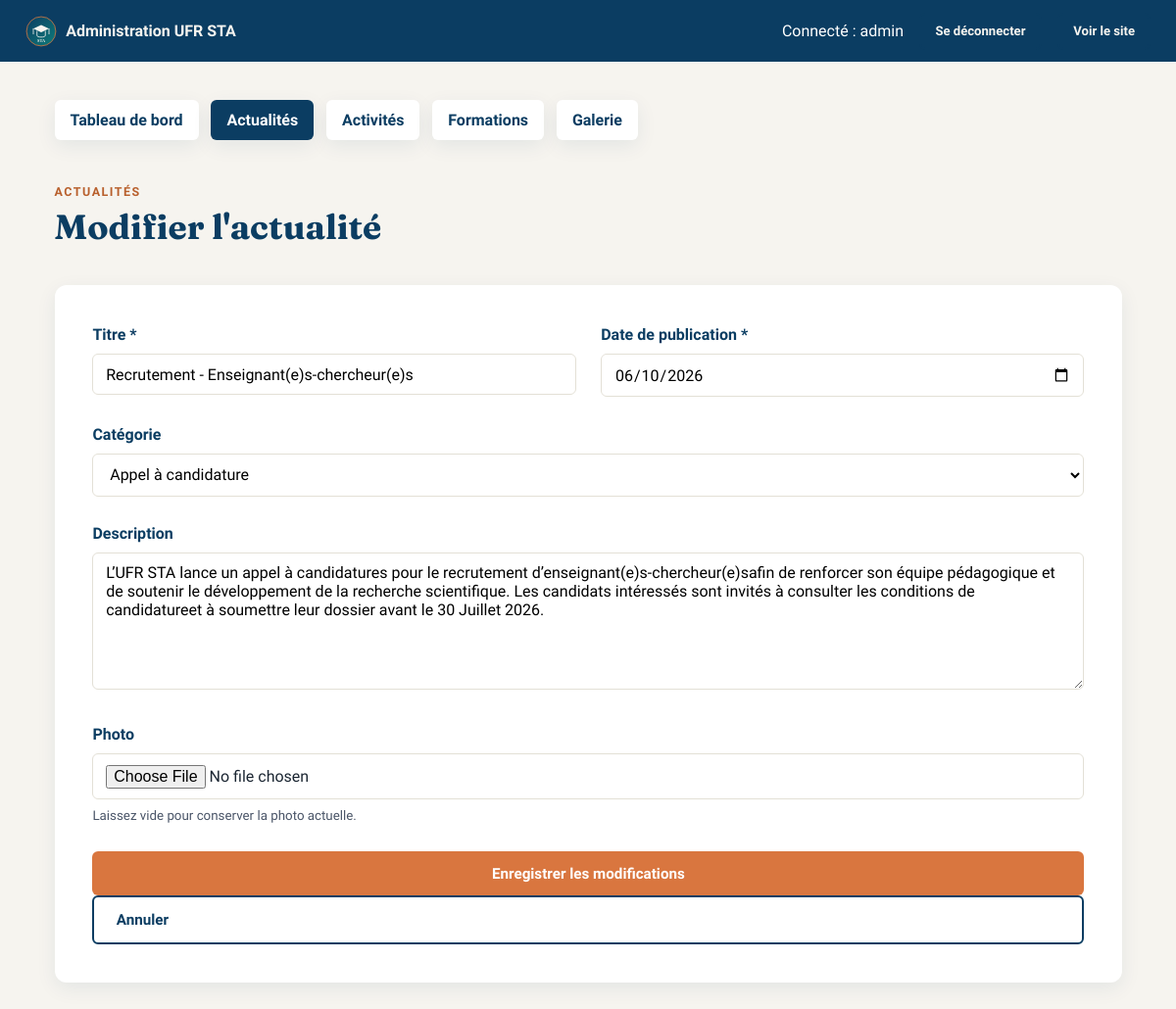
/admin/actualites/modifier/1 (signed in), run on the app's committed database.
### tables this page shows
CREATE TABLE actualites (
    id                INTEGER PRIMARY KEY AUTOINCREMENT,
    titre             TEXT NOT NULL,
    date_publication  TEXT NOT NULL,
    description       TEXT,
    photo             TEXT,
    categorie         TEXT DEFAULT 'actualite'
);

### backend/app.py (the view, shortened to what this page needs)
@app.route("/admin/actualites/modifier/<int:actu_id>", methods=["GET", "POST"])
@login_required
def admin_actualite_modifier(actu_id):
    actu = query_db("SELECT * FROM actualites WHERE id = ?", (actu_id,), one=True)
    if actu is None:
        abort(404)
    return render_template("admin/actualite_form.html", actualite=actu)

### backend/app.py (called while the page is built)
def get_db():
    if "db" not in g:
        g.db = sqlite3.connect(app.config["DATABASE"])
        g.db.row_factory = sqlite3.Row
        g.db.execute("PRAGMA foreign_keys = ON")
    return g.db

def query_db(query, args=(), one=False):
    cur = get_db().execute(query, args)
    rows = cur.fetchall()
    cur.close()
    return (rows[0] if rows else None) if one else rows

def login_required(view):
    @wraps(view)
    def wrapped(*args, **kwargs):
        if not session.get("admin_logged_in"):
            flash("Veuillez vous connecter pour acceder a l'administration.", "error")
            return redirect(url_for("admin_login"))
        return view(*args, **kwargs)
    return wrapped

@app.context_processor
def inject_globals():
    ticker_items = query_db(
        "SELECT id, titre FROM actualites ORDER BY date_publication DESC LIMIT 6"
    )
    return {
        "current_year": datetime.now().year,
        "nom_ufr": "UFR Sciences et Technologies Avancées (STA)",
        "ticker_items": ticker_items,
    }

### templates/admin/actualite_form.html (shortened to what this page needs)
{% extends "admin/base.html" %}
{% block content %}
<div class="section-header">
  <span class="eyebrow">Actualités</span>
  <h2>{{ "Modifier l'actualité" if actualite else 'Ajouter une actualité' }}</h2>
</div>
<form method="POST" enctype="multipart/form-data" class="card card--padded">
  <div class="form-grid form-grid--2">
    <div class="form-field">
      <label for="titre">Titre *</label>
      <input type="text" id="titre" name="titre" required value="{{ actualite['titre'] if actualite else '' }}">
    </div>
    <div class="form-field">
      <label for="date_publication">Date de publication *</label>
      <input type="date" id="date_publication" name="date_publication" required
             value="{{ actualite['date_publication'] if actualite else '' }}">
    </div>
  </div>
  <div class="form-field">
    <label for="categorie">Catégorie</label>
    <select id="categorie" name="categorie">
      {% set cat = actualite['categorie'] if actualite else 'actualite' %}
      <option value="appel" {% if cat=='appel' %}selected{% endif %}>Appel à candidature</option>
    </select>
  </div>
  <div class="form-field">
    <label for="description">Description</label>
    <textarea id="description" name="description">{{ actualite['description'] if actualite else '' }}</textarea>
  </div>
  <div class="form-field">
    <label for="photo">Photo</label>
    <input type="file" id="photo" name="photo" accept="image/*">
    <small>
      {% if actualite %}Laissez vide pour conserver la photo actuelle.{% else %}Format JPG, PNG ou WEBP, 5 Mo maximum.{% endif %}
    </small>
  </div>
  <button type="submit" class="btn btn--primary">{{ "Enregistrer les modifications" if actualite else "Publier l'actualité" }}</button>
  <a class="btn btn--ghost" href="{{ url_for('admin_actualites') }}">Annuler</a>
</form>
{% endblock %}

### static/css/style.css (style rules this page uses)
:root { --color-navy: #0b3d62; --color-navy-dark: #082b46; --color-teal: #0e7c7b; --color-terracotta: #d9763f; --color-terracotta-dark: #b85f2c; --color-cream: #f6f4ef; --color-cream-dark: #efebe2; --color-ink: #1c2733; --color-ink-soft: #4a5568; --color-white: #ffffff; --color-line: #e3e0d6; --color-success: #1f7a4d; --color-error: #b3261e; --font-display: "Fraunces", Georgia, "Times New Roman", serif; --font-body: "Source Sans 3", "Segoe UI", Arial, sans-serif; --space-xs: 0.4rem; --space-sm: 0.8rem; --space-md: 1.6rem; --space-lg: 2.4rem; --space-xl: 4rem; --space-2xl: 6rem; --container-width: 1140px; --radius-sm: 6px; --radius-md: 12px; --shadow-card: 0 6px 20px rgba(11, 61, 98, 0.08); --shadow-card-hover: 0 12px 28px rgba(11, 61, 98, 0.14); }
*, *::before, *::after { box-sizing: border-box; }
html { scroll-behavior: smooth; }
body { margin: 0; font-family: var(--font-body); color: var(--color-ink); background: var(--color-cream); line-height: 1.6; -webkit-font-smoothing: antialiased; }
a { color: var(--color-teal); text-decoration: none; }
h1, h2, h3, h4 { font-family: var(--font-display); color: var(--color-navy); line-height: 1.15; margin: 0 0 var(--space-sm); }
h2 { font-size: clamp(1.5rem, 3.4vw, 2.2rem); }
.section-header { max-width: 720px; margin: 0 0 var(--space-lg); }
.eyebrow { display: inline-block; font-family: var(--font-body); font-weight: 700; letter-spacing: 0.12em; text-transform: uppercase; font-size: 0.78rem; color: var(--color-terracotta-dark); margin-bottom: var(--space-xs); }
.btn { display: inline-block; font-family: var(--font-body); font-weight: 600; padding: 0.7rem 1.4rem; border-radius: var(--radius-sm); border: 2px solid transparent; cursor: pointer; text-decoration: none; font-size: 0.95rem; transition: transform 0.15s ease, box-shadow 0.15s ease; }
.btn--primary { background: var(--color-terracotta); color: var(--color-white); }
.btn--ghost { background: transparent; border-color: var(--color-navy); color: var(--color-navy); }
.card { background: var(--color-white); border-radius: var(--radius-md); box-shadow: var(--shadow-card); overflow: hidden; display: flex; flex-direction: column; transition: box-shadow 0.2s ease, transform 0.2s ease; }
.form-field { margin-bottom: var(--space-md); }
.form-field label { display: block; font-weight: 600; margin-bottom: var(--space-xs); color: var(--color-navy); }
.form-field input, .form-field textarea, .form-field select { width: 100%; padding: 0.65rem 0.8rem; border: 1px solid var(--color-line); border-radius: var(--radius-sm); font-family: var(--font-body); font-size: 1rem; background: var(--color-white); }
.form-field textarea { min-height: 140px; resize: vertical; }
.form-field small { display: block; color: var(--color-ink-soft); margin-top: var(--space-xs); }
.form-grid { display: grid; gap: var(--space-md); }
@media (min-width: 640px) { .form-grid--2 { grid-template-columns: 1fr 1fr; } }
.card--padded { padding: var(--space-lg); }
.js .reveal { opacity: 0; transform: translateY(28px); transition: opacity 0.7s ease, transform 0.7s ease; transition-delay: var(--reveal-delay, 0s); }
.js .reveal.is-visible { opacity: 1; transform: none; }
.card { will-change: transform; }

### data on the page
actualites: titre "Recrutement - Enseignant(e)s-chercheur(e)s", date_publication "06/10/2026", categorie "Appel à candidature", description "L’UFR STA lance un appel à candidatures pour le recrutement d’enseignant(e)s-chercheur(e)safin de renforcer son équipe pédagogique et de soutenir le développement de la recherche scientifique. Les candidats intéressés sont invités à consulter les conditions de candidatureet à soumettre leur dossier avant le 30 Juillet 2026."

### other printed values
{{ session.get('admin_username', '') }} "admin"
{{ "Modifier l'actualité" if actualite else 'Ajouter une actualité' }} "Modifier l'actualité"
